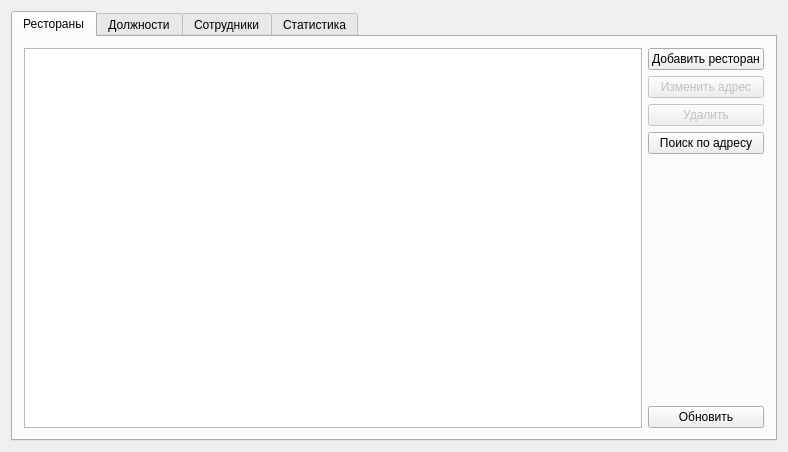
<?xml version="1.0" encoding="UTF-8"?>
<ui version="4.0">
 <class>MainWindow</class>
 <widget class="QMainWindow" name="MainWindow">
  <property name="geometry">
   <rect>
    <x>0</x>
    <y>0</y>
    <width>788</width>
    <height>452</height>
   </rect>
  </property>
  <property name="windowTitle">
   <string>База данных сотрудников ресторанной сети</string>
  </property>
  <widget class="QWidget" name="centralWidget">
   <layout class="QHBoxLayout" name="horizontalLayout">
    <item>
     <widget class="QTabWidget" name="tabWidget">
      <property name="currentIndex">
       <number>0</number>
      </property>
      <widget class="QWidget" name="tab">
       <attribute name="title">
        <string>Рестораны</string>
       </attribute>
       <layout class="QGridLayout" name="gridLayout">
        <item row="0" column="1">
         <widget class="QPushButton" name="res_add">
          <property name="text">
           <string>Добавить ресторан</string>
          </property>
         </widget>
        </item>
        <item row="5" column="1">
         <widget class="QPushButton" name="res_update">
          <property name="text">
           <string>Обновить</string>
          </property>
         </widget>
        </item>
        <item row="1" column="1">
         <widget class="QPushButton" name="res_change">
          <property name="enabled">
           <bool>false</bool>
          </property>
          <property name="text">
           <string>Изменить адрес</string>
          </property>
         </widget>
        </item>
        <item row="2" column="1">
         <widget class="QPushButton" name="res_remove">
          <property name="enabled">
           <bool>false</bool>
          </property>
          <property name="text">
           <string>Удалить</string>
          </property>
         </widget>
        </item>
        <item row="3" column="1">
         <widget class="QPushButton" name="res_search">
          <property name="enabled">
           <bool>true</bool>
          </property>
          <property name="text">
           <string>Поиск по адресу</string>
          </property>
         </widget>
        </item>
        <item row="0" column="0" rowspan="6">
         <widget class="QListView" name="res_view">
          <property name="contextMenuPolicy">
           <enum>Qt::CustomContextMenu</enum>
          </property>
         </widget>
        </item>
       </layout>
      </widget>
      <widget class="QWidget" name="tab_2">
       <attribute name="title">
        <string>Должности</string>
       </attribute>
       <layout class="QGridLayout" name="gridLayout_2">
        <item row="0" column="1">
         <widget class="QPushButton" name="pos_add">
          <property name="text">
           <string>Добавить должность</string>
          </property>
         </widget>
        </item>
        <item row="1" column="1">
         <widget class="QPushButton" name="pos_edit">
          <property name="enabled">
           <bool>false</bool>
          </property>
          <property name="text">
           <string>Редактировать</string>
          </property>
         </widget>
        </item>
        <item row="2" column="1">
         <widget class="QPushButton" name="pos_remove">
          <property name="enabled">
           <bool>false</bool>
          </property>
          <property name="text">
           <string>Удалить</string>
          </property>
         </widget>
        </item>
        <item row="0" column="0" rowspan="5">
         <widget class="QTableView" name="pos_view"/>
        </item>
        <item row="4" column="1">
         <widget class="QPushButton" name="pos_update">
          <property name="text">
           <string>Обновить</string>
          </property>
         </widget>
        </item>
       </layout>
      </widget>
      <widget class="QWidget" name="tab_3">
       <attribute name="title">
        <string>Сотрудники</string>
       </attribute>
       <layout class="QGridLayout" name="gridLayout_3">
        <item row="2" column="1">
         <widget class="QPushButton" name="staff_remove">
          <property name="enabled">
           <bool>false</bool>
          </property>
          <property name="text">
           <string>Удалить запись</string>
          </property>
         </widget>
        </item>
        <item row="0" column="1">
         <widget class="QPushButton" name="staff_add">
          <property name="text">
           <string>Добавить сотрудника</string>
          </property>
         </widget>
        </item>
        <item row="0" column="0" rowspan="6">
         <widget class="QTableView" name="staff_view"/>
        </item>
        <item row="3" column="1">
         <widget class="QPushButton" name="staff_search">
          <property name="text">
           <string>Поиск по фамилии</string>
          </property>
         </widget>
        </item>
        <item row="1" column="1">
         <widget class="QPushButton" name="staff_change">
          <property name="enabled">
           <bool>false</bool>
          </property>
          <property name="text">
           <string>Изменить запись</string>
          </property>
         </widget>
        </item>
        <item row="5" column="1">
         <widget class="QPushButton" name="staff_update">
          <property name="text">
           <string>Обновить</string>
          </property>
         </widget>
        </item>
       </layout>
      </widget>
      <widget class="QWidget" name="tab_4">
       <attribute name="title">
        <string>Статистика</string>
       </attribute>
       <layout class="QGridLayout" name="gridLayout_4">
        <item row="0" column="0">
         <widget class="QLabel" name="label">
          <property name="text">
           <string>Выберите запрос:</string>
          </property>
         </widget>
        </item>
        <item row="0" column="1">
         <widget class="QComboBox" name="comboBox">
          <property name="editable">
           <bool>false</bool>
          </property>
          <property name="currentText">
           <string/>
          </property>
          <property name="currentIndex">
           <number>-1</number>
          </property>
         </widget>
        </item>
        <item row="1" column="0" colspan="2">
         <widget class="QTableView" name="query_view"/>
        </item>
       </layout>
      </widget>
     </widget>
    </item>
   </layout>
  </widget>
  <action name="actionChangeAddress">
   <property name="text">
    <string>ChangeAddress</string>
   </property>
  </action>
 </widget>
 <layoutdefault spacing="6" margin="11"/>
 <resources/>
 <connections/>
</ui>
